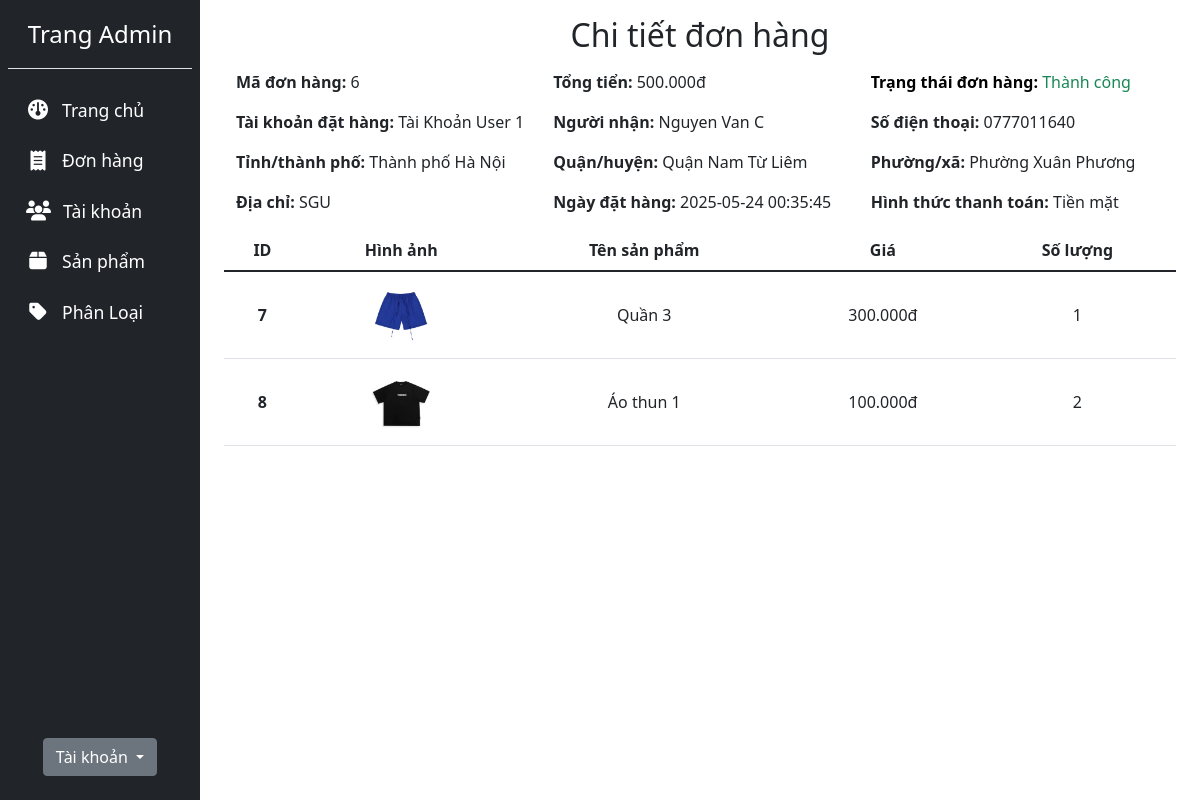
/admin/order_details.php?order_id=6 (signed in), run on the app's committed database.
### tables this page shows
CREATE TABLE `orders` (
  `order_id` int(11) NOT NULL,
  `order_cost` decimal(12,2) NOT NULL,
  `order_status` varchar(255) NOT NULL DEFAULT 'Chưa xác nhận',
  `account_id` int(11) DEFAULT NULL,
  `receiver_name` varchar(255) NOT NULL,
  `phone_number` varchar(12) NOT NULL,
  `province` varchar(255) NOT NULL,
  `district` varchar(255) NOT NULL,
  `ward` varchar(255) NOT NULL,
  `address` varchar(255) NOT NULL,
  `order_date` datetime DEFAULT current_timestamp(),
  `payment_method` varchar(255) NOT NULL
);

CREATE TABLE `accounts` (
  `account_id` int(11) NOT NULL,
  `account_name` varchar(255) NOT NULL,
  `account_email` varchar(255) NOT NULL,
  `account_password` varchar(255) NOT NULL,
  `account_status` varchar(10) NOT NULL DEFAULT 'Active',
  `account_role` varchar(10) NOT NULL
);

CREATE TABLE `order_items` (
  `item_id` int(11) NOT NULL,
  `order_id` int(11) DEFAULT NULL,
  `product_id` int(11) DEFAULT NULL,
  `product_quantity` int(11) NOT NULL
);

CREATE TABLE `products` (
  `product_id` int(11) NOT NULL,
  `product_name` varchar(255) NOT NULL,
  `category_id` int(11) NOT NULL,
  `product_description` varchar(1000) NOT NULL,
  `product_image` varchar(255) NOT NULL,
  `product_image2` varchar(255) NOT NULL,
  `product_image3` varchar(255) NOT NULL,
  `product_image4` varchar(255) NOT NULL,
  `product_price` decimal(12,2) NOT NULL,
  `product_color` varchar(100) NOT NULL,
  `product_status` varchar(255) NOT NULL DEFAULT 'Đang bán'
);

### admin/order_details.php (the view, shortened to what this page needs)
<?php
include '../server/connection.php';
$order_id = (int)$_GET['order_id'];
$order_stmt = $conn->prepare("SELECT orders.*, accounts.account_name
                              FROM orders
                              INNER JOIN accounts
                              ON orders.account_id=accounts.account_id
                              WHERE order_id = ?");
$order_stmt->bind_param('i', $order_id);
$order_stmt->execute();
$order = $order_stmt->get_result();
$order_row = $order->fetch_assoc();
$order_items_stmt = $conn->prepare("SELECT order_items.item_id, products.product_name,
                                    products.product_image, products.product_price,
                                    order_items.product_quantity
                                    FROM products
                                    INNER JOIN order_items
                                    ON products.product_id=order_items.product_id
                                    WHERE order_items.order_id = ?");
$order_items_stmt->bind_param('i', $order_id);
$order_items_stmt->execute();
$order_items = $order_items_stmt->get_result();
?>
<!DOCTYPE html>
<html lang="en">
<head>
  <link href="https://cdn.jsdelivr.net/npm/bootstrap@5.1.3/dist/css/bootstrap.min.css" rel="stylesheet"
>
  <link rel="stylesheet" href="../admin/assets/css/style.css">
</head>
<body>
  <div class="container-fluid">
    <div class="row flex-nowrap">
      <?php include '../admin/layouts/sidebar.php'; ?>
      <div class="col py-3">
        <h2 class="text-center mb-3">Chi tiết đơn hàng</h2>
        <div class="container mx-auto">
          <div class="row">
            <div class="col-md-4">
              <p><strong>Mã đơn hàng:</strong> <?php echo $order_row['order_id']; ?></p>
              <p><strong>Tài khoản đặt hàng:</strong> <?php echo $order_row['account_name']; ?></p>
              <p><strong>Tỉnh/thành phố:</strong> <?php echo $order_row['province']; ?></p>
              <p><strong>Địa chỉ:</strong> <?php echo $order_row['address']; ?></p>
            </div>
            <div class="col-md-4">
              <p><strong>Tổng tiển:</strong> <?php echo number_format($order_row['order_cost'], 0, ',', '.'); ?>đ</p>
              <p><strong>Người nhận:</strong> <?php echo $order_row['receiver_name']; ?></p>
              <p><strong>Quận/huyện:</strong> <?php echo $order_row['district']; ?></p>
              <p><strong>Ngày đặt hàng:</strong> <?php echo $order_row['order_date']; ?></p>
            </div>
            <div class="col-md-4">
              <p class="<?php include '../admin/utils/order_status_color.php'; ?>">
                <strong style="color: black;">Trạng thái đơn hàng:</strong>
                <?php echo $order_row['order_status']; ?>
              </p>
              <p><strong>Số điện thoại:</strong> <?php echo $order_row['phone_number']; ?></p>
              <p><strong>Phường/xã:</strong> <?php echo $order_row['ward']; ?></p>
              <p><strong>Hình thức thanh toán:</strong> <?php echo $order_row['payment_method']; ?></p>
            </div>
          </div>
          <div class="row">
            <table class="table text-center">
              <thead>
                <tr>
                  <th scope="col">ID</th>
                  <th scope="col">Hình ảnh</th>
                  <th scope="col">Tên sản phẩm</th>
                  <th scope="col">Giá</th>
                  <th scope="col">Số lượng</th>
                </tr>
              </thead>
              <tbody>
                <?php while ($order_items_row = $order_items->fetch_assoc()) { ?>
                  <tr class="align-middle">
                    <th><?php echo $order_items_row['item_id']; ?></th>
                    <td><img src="<?php echo $order_items_row['product_image']; ?>" style="width: 70px; height: 70px;"></td>
                    <td><?php echo $order_items_row['product_name']; ?></td>
                    <td><?php echo number_format($order_items_row['product_price'], 0, ',', '.'); ?>đ</td>
                    <td><?php echo $order_items_row['product_quantity']; ?></td>
                  </tr>
                <?php } ?>
              </tbody>
            </table>
          </div>
        </div>
      </div>
    </div>
  </div>
</body>
</html>

### data on the page
orders: order_id "6", account.account_name "Tài Khoản User 1", province "Thành phố Hà Nội", address "SGU", order_cost "500.000", receiver_name "Nguyen Van C", district "Quận Nam Từ Liêm", order_date "2025-05-24 00:35:45", order_status "Thành công", phone_number "0777011640", ward "Phường Xuân Phương", payment_method "Tiền mặt"
order_items: item_id "7", product.product_image (picture), product.product_name "Quần 3", product.product_price "300.000", product_quantity "1"
order_items: item_id "8", product.product_image (picture), product.product_name "Áo thun 1", product.product_price "100.000", product_quantity "2"
